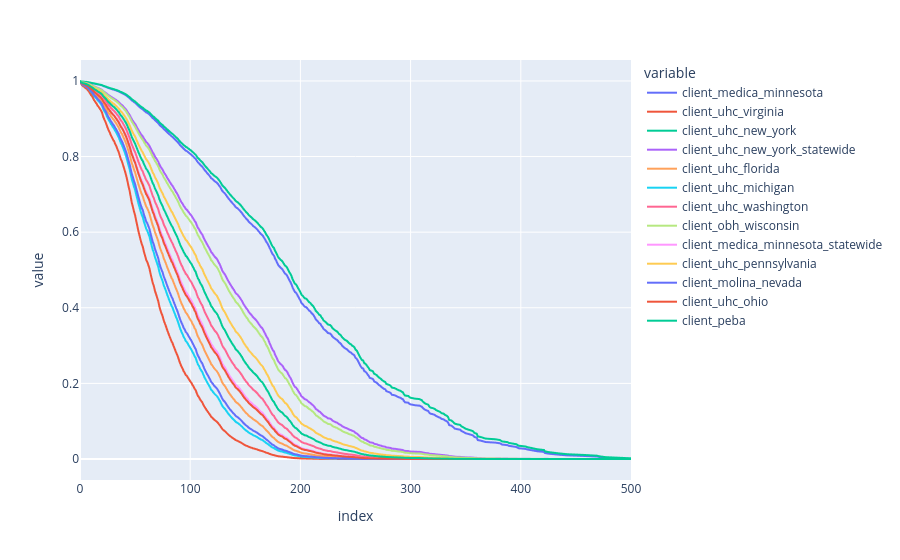

The cell this chart's notebook holds for it:
### Code cell
# Create a representative "profile" row for each client
pred_profile = df_model[list(client_cols)].drop_duplicates().sort_values(list(client_cols), ascending=False)

pred_profile = pred_profile.assign(
    observed = 1, 
    duration = 1
).reset_index(drop=True)

index = [col for col in list(pred_profile.columns)+[f'client_{reference_client}', ] if col not in ['observed', 'duration']]
pred_profile.index = index

survival_curves = cox.predict_survival_function(pred_profile)

fig = px.line(survival_curves)
fig.show()

### Figure 1 — Plotly figure (JSON) as saved in the notebook; plotly's stock layout.template omitted (floating-point values rounded to 4 significant figures; data arrays with more than 128 entries replaced by an {"elided": "..."} marker saying what was removed)
{"data": [{"hovertemplate": "variable=client_medica_minnesota<br>index=%{x}<br>value=%{y}<extra></extra>", "legendgroup": "client_medica_minnesota", "line": {"color": "#636efa", "dash": "solid"}, "marker": {"symbol": "circle"}, "mode": "lines", "name": "client_medica_minnesota", "showlegend": true, "type": "scattergl", "x": {"elided": "360 float values"}, "xaxis": "x", "y": {"elided": "360 float values"}, "yaxis": "y"}, {"hovertemplate": "variable=client_uhc_virginia<br>index=%{x}<br>value=%{y}<extra></extra>", "legendgroup": "client_uhc_virginia", "line": {"color": "#EF553B", "dash": "solid"}, "marker": {"symbol": "circle"}, "mode": "lines", "name": "client_uhc_virginia", "showlegend": true, "type": "scattergl", "x": {"elided": "360 float values"}, "xaxis": "x", "y": {"elided": "360 float values"}, "yaxis": "y"}, {"hovertemplate": "variable=client_uhc_new_york<br>index=%{x}<br>value=%{y}<extra></extra>", "legendgroup": "client_uhc_new_york", "line": {"color": "#00cc96", "dash": "solid"}, "marker": {"symbol": "circle"}, "mode": "lines", "name": "client_uhc_new_york", "showlegend": true, "type": "scattergl", "x": {"elided": "360 float values"}, "xaxis": "x", "y": {"elided": "360 float values"}, "yaxis": "y"}, {"hovertemplate": "variable=client_uhc_new_york_statewide<br>index=%{x}<br>value=%{y}<extra></extra>", "legendgroup": "client_uhc_new_york_statewide", "line": {"color": "#ab63fa", "dash": "solid"}, "marker": {"symbol": "circle"}, "mode": "lines", "name": "client_uhc_new_york_statewide", "showlegend": true, "type": "scattergl", "x": {"elided": "360 float values"}, "xaxis": "x", "y": {"elided": "360 float values"}, "yaxis": "y"}, {"hovertemplate": "variable=client_uhc_florida<br>index=%{x}<br>value=%{y}<extra></extra>", "legendgroup": "client_uhc_florida", "line": {"color": "#FFA15A", "dash": "solid"}, "marker": {"symbol": "circle"}, "mode": "lines", "name": "client_uhc_florida", "showlegend": true, "type": "scattergl", "x": {"elided": "360 float values"}, "xaxis": "x", "y": {"elided": "360 float values"}, "yaxis": "y"}, {"hovertemplate": "variable=client_uhc_michigan<br>index=%{x}<br>value=%{y}<extra></extra>", "legendgroup": "client_uhc_michigan", "line": {"color": "#19d3f3", "dash": "solid"}, "marker": {"symbol": "circle"}, "mode": "lines", "name": "client_uhc_michigan", "showlegend": true, "type": "scattergl", "x": {"elided": "360 float values"}, "xaxis": "x", "y": {"elided": "360 float values"}, "yaxis": "y"}, {"hovertemplate": "variable=client_uhc_washington<br>index=%{x}<br>value=%{y}<extra></extra>", "legendgroup": "client_uhc_washington", "line": {"color": "#FF6692", "dash": "solid"}, "marker": {"symbol": "circle"}, "mode": "lines", "name": "client_uhc_washington", "showlegend": true, "type": "scattergl", "x": {"elided": "360 float values"}, "xaxis": "x", "y": {"elided": "360 float values"}, "yaxis": "y"}, {"hovertemplate": "variable=client_obh_wisconsin<br>index=%{x}<br>value=%{y}<extra></extra>", "legendgroup": "client_obh_wisconsin", "line": {"color": "#B6E880", "dash": "solid"}, "marker": {"symbol": "circle"}, "mode": "lines", "name": "client_obh_wisconsin", "showlegend": true, "type": "scattergl", "x": {"elided": "360 float values"}, "xaxis": "x", "y": {"elided": "360 float values"}, "yaxis": "y"}, {"hovertemplate": "variable=client_medica_minnesota_statewide<br>index=%{x}<br>value=%{y}<extra></extra>", "legendgroup": "client_medica_minnesota_statewide", "line": {"color": "#FF97FF", "dash": "solid"}, "marker": {"symbol": "circle"}, "mode": "lines", "name": "client_medica_minnesota_statewide", "showlegend": true, "type": "scattergl", "x": {"elided": "360 float values"}, "xaxis": "x", "y": {"elided": "360 float values"}, "yaxis": "y"}, {"hovertemplate": "variable=client_uhc_pennsylvania<br>index=%{x}<br>value=%{y}<extra></extra>", "legendgroup": "client_uhc_pennsylvania", "line": {"color": "#FECB52", "dash": "solid"}, "marker": {"symbol": "circle"}, "mode": "lines", "name": "client_uhc_pennsylvania", "showlegend": true, "type": "scattergl", "x": {"elided": "360 float values"}, "xaxis": "x", "y": {"elided": "360 float values"}, "yaxis": "y"}, {"hovertemplate": "variable=client_molina_nevada<br>index=%{x}<br>value=%{y}<extra></extra>", "legendgroup": "client_molina_nevada", "line": {"color": "#636efa", "dash": "solid"}, "marker": {"symbol": "circle"}, "mode": "lines", "name": "client_molina_nevada", "showlegend": true, "type": "scattergl", "x": {"elided": "360 float values"}, "xaxis": "x", "y": {"elided": "360 float values"}, "yaxis": "y"}, {"hovertemplate": "variable=client_uhc_ohio<br>index=%{x}<br>value=%{y}<extra></extra>", "legendgroup": "client_uhc_ohio", "line": {"color": "#EF553B", "dash": "solid"}, "marker": {"symbol": "circle"}, "mode": "lines", "name": "client_uhc_ohio", "showlegend": true, "type": "scattergl", "x": {"elided": "360 float values"}, "xaxis": "x", "y": {"elided": "360 float values"}, "yaxis": "y"}, {"hovertemplate": "variable=client_peba<br>index=%{x}<br>value=%{y}<extra></extra>", "legendgroup": "client_peba", "line": {"color": "#00cc96", "dash": "solid"}, "marker": {"symbol": "circle"}, "mode": "lines", "name": "client_peba", "showlegend": true, "type": "scattergl", "x": {"elided": "360 float values"}, "xaxis": "x", "y": {"elided": "360 float values"}, "yaxis": "y"}], "layout": {"legend": {"title": {"text": "variable"}, "tracegroupgap": 0}, "margin": {"t": 60}, "xaxis": {"anchor": "y", "domain": [0, 1], "title": {"text": "index"}}, "yaxis": {"anchor": "x", "domain": [0, 1], "title": {"text": "value"}}}}
